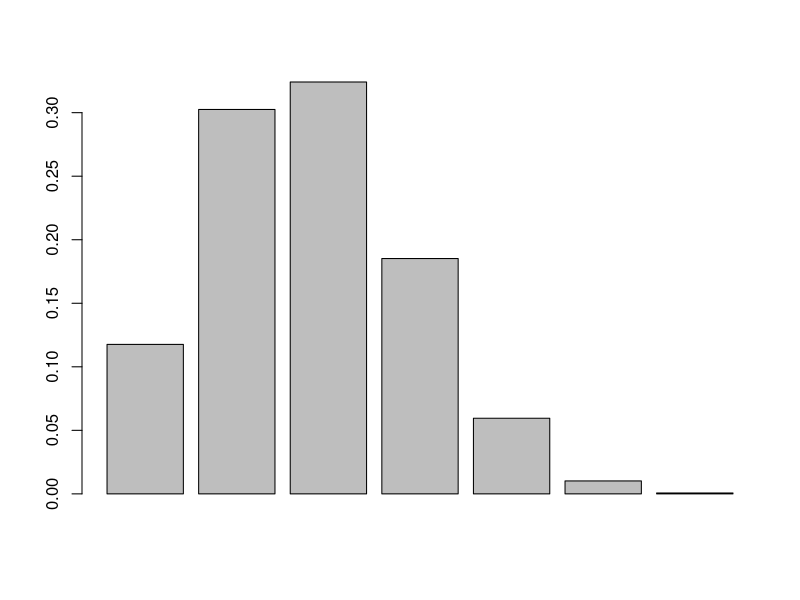
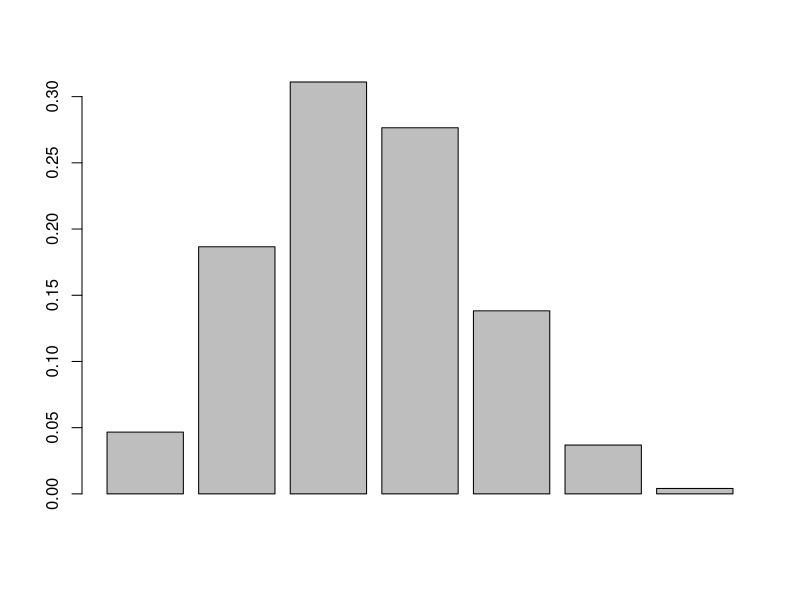
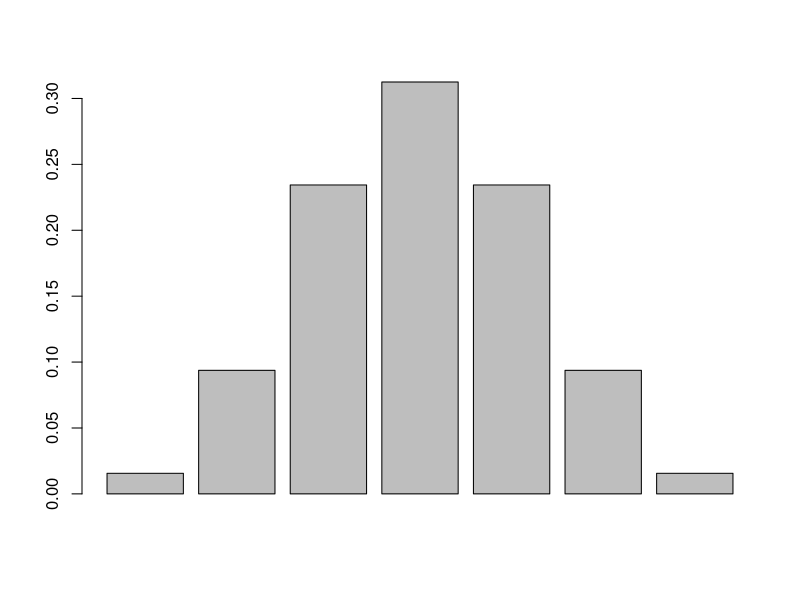
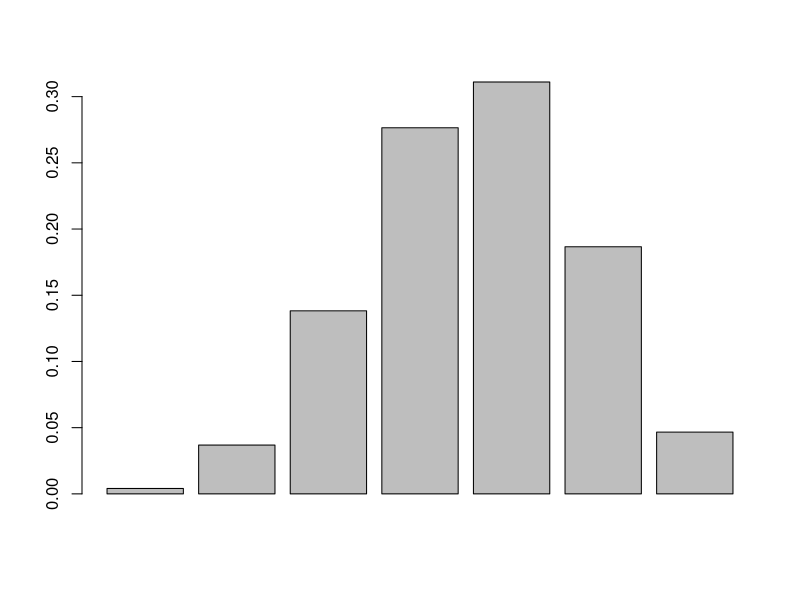
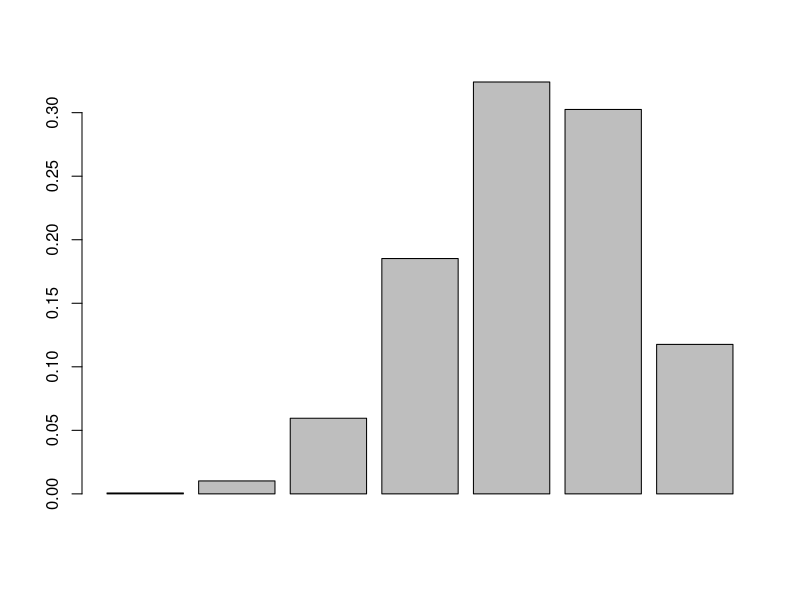
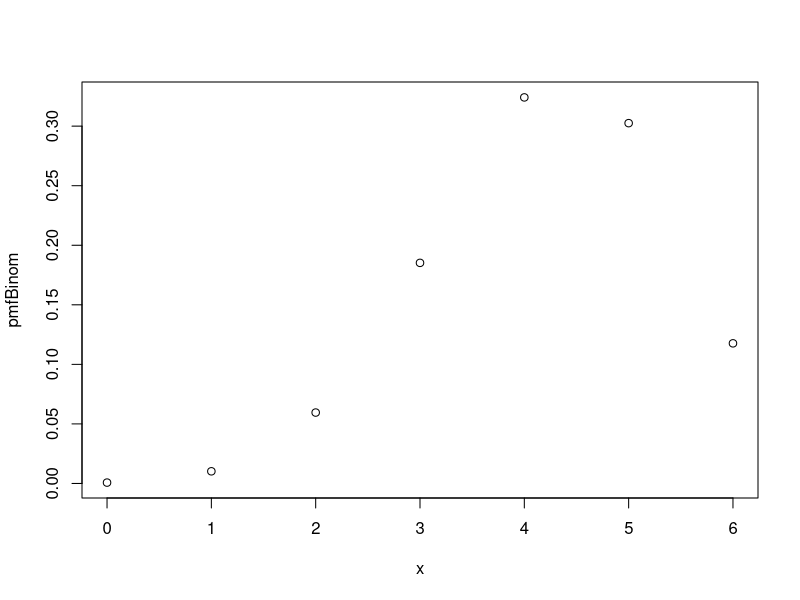

The R script that drew these images, in order:
## ---- chunk 1
knitr::opts_chunk$set(echo = TRUE)
## ---- chunk 2
x <- seq(0,6)
x
v <- c(.3,.4,.5,.6,.7)
for (i in v) {
 pmfBinom <- dbinom(x,6,i) 
 barplot(pmfBinom)
}

plot(x,pmfBinom)
sum(pmfBinom)

